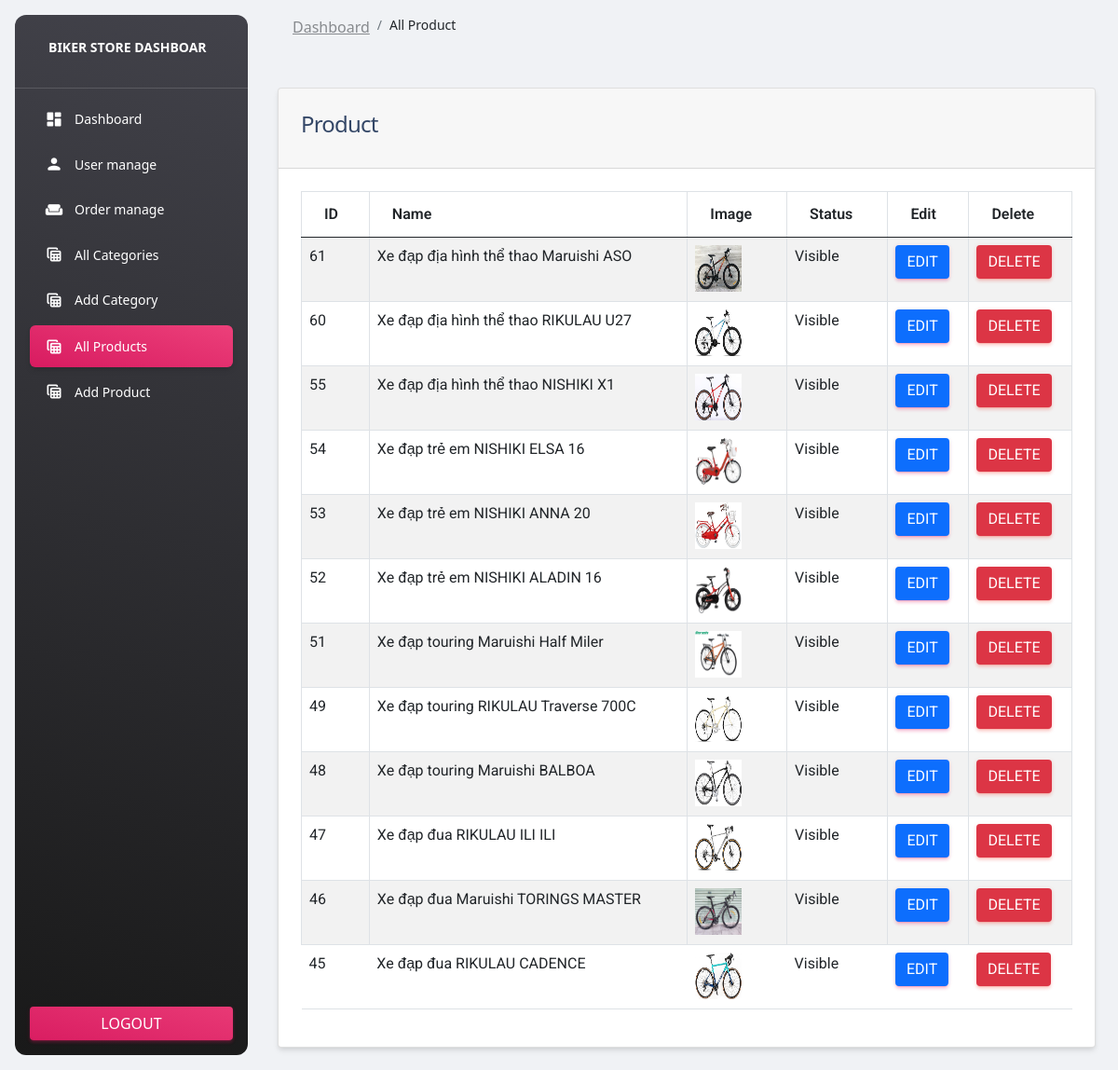
The app's page /admin/products.php (signed in) with its own data.
### tables this page shows
CREATE TABLE `products` (
  `id` int(11) NOT NULL,
  `category_id` int(11) NOT NULL,
  `name` varchar(191) NOT NULL,
  `slug` varchar(191) NOT NULL,
  `small_description` mediumtext NOT NULL,
  `description` mediumtext NOT NULL,
  `original_price` int(11) NOT NULL,
  `selling_price` int(11) NOT NULL,
  `image` varchar(191) NOT NULL,
  `qty` int(11) NOT NULL,
  `status` tinyint(4) NOT NULL,
  `created_at` timestamp NOT NULL DEFAULT current_timestamp()
);

### functions/myfunctions.php (called while the page is built, shortened)
<?php
include("../config/dbcon.php");
function getAll($table)
{
    global $conn;
    $query = "SELECT * FROM $table ORDER BY id DESC";
    return $query_run = mysqli_query($conn, $query);
}

### admin/products.php (the view, shortened to what this page needs)
<?php
include ("../admin/includes/header.php");
?>
<body>
<div class="container-fluid">
    <div class="row">
        <div class="col-md-12">
            <div class="card">
                <div class="card-header">
                    <h4>Product</h4>
                </div>
                <div class="card-body">
                    <table class="table table-bordered table-striped">
                        <thead>
                            <tr>
                                <th>ID</th>
                                <th>Name</th>
                                <th>image</th>
                                <th>Status</th>
                                <th>Edit</th>
                                <th>Delete</th>
                            </tr>
                        </thead>
                        <tbody>
                            <?php
                                $products= getAll("products");
                                if(mysqli_num_rows($products) >0)
                                {
                                    foreach($products as $item)
                                    {
                                    ?>
                                        <tr>
                                            <td><?= $item['id'];?> </td>
                                            <td><?= $item['name'];?></td>
                                            <td>
                                                <img src="../images/<?= $item['image']; ?>" width="50px" height="50px" alt="<?= $item['name'];?>">
                                            <td>
                                                <?= $item['status'] == '0' ? "Visible":"Hidden"?>
                                            </td>
                                            <td>
                                                <a href="edit-product.php?id=<?= $item['id'];?>" class="btn btn-primary">Edit</a>
                                            </td>
                                            <td>
                                                <form action="code.php" method="POST">
                                                    <button type="submit" name="delete_product_btn" class="btn btn-danger">Delete</button>
                                                </form>
                                            </td>
                                        </tr>
                                    <?php
                                    }
                                }else
                                {
                                    echo "No records found";
                                }
                            ?>
                        </tbody>
                    </table>
                </div>
            </div>
        </div>
    </div>
</div>
</body>

### admin/includes/header.php (shortened to what this page needs)
<!DOCTYPE html>
<html lang="en">
<head>
  <link id="pagestyle" href="assets/css/material-dashboard.min.css" rel="stylesheet" />
  <link id="pagestyle" href="assets/css/form.css" rel="stylesheet" />
  <link rel="stylesheet" href="//cdn.jsdelivr.net/npm/alertifyjs@1.13.1/build/css/alertify.min.css"/>
  <link rel="stylesheet" href="//cdn.jsdelivr.net/npm/alertifyjs@1.13.1/build/css/themes/bootstrap.min.css"/>
</head>
<body class="g-sidenav-show  bg-gray-200">
    <?php include("sidebar.php");?>
    <main class="main-content position-relative max-height-vh-100 h-100 border-radius-lg ">
    <?php include("navbar.php"); ?>
    <div class="container-fluid py-4">
</body>

### admin/includes/sidebar.php (shortened to what this page needs)
<?php
$page= substr($_SERVER['SCRIPT_NAME'], strripos($_SERVER['SCRIPT_NAME'],"/")+1);
 ?>
<aside class="sidenav navbar navbar-vertical navbar-expand-xs border-0 border-radius-xl my-3 fixed-start ms-3   bg-gradient-dark" id="sidenav-main">
    <div class="sidenav-header">
      <a class="navbar-brand m-0" href="#" target="_blank">
        <span class="ms-1 font-weight-bold text-white">BIKER STORE DASHBOAR</span>
      </a>
    </div>
    <hr class="horizontal light mt-0 mb-2">
    <div class="collapse navbar-collapse  w-auto" id="sidenav-collapse-main" style="height: 75vh">
      <ul class="navbar-nav">
        <li class="nav-item">
          <a class="nav-link text-white <?= $page== "index.php"? 'active bg-gradient-primary':'' ?>" href="../admin/index.php">
            <div class="text-white text-center me-2 d-flex align-items-center justify-content-center">
              <i class="material-icons opacity-10">dashboard</i>
            </div>
            <span class="nav-link-text ms-1">Dashboard</span>
          </a>
        </li>
        <li class="nav-item">
          <a class="nav-link text-white <?= $page== "user.php"? 'active bg-gradient-primary':'' ?>" href="user.php">
            <div class="text-white text-center me-2 d-flex align-items-center justify-content-center">
              <i class="material-icons opacity-10">person</i>
            </div>
            <span class="nav-link-text ms-1">User manage</span>
          </a>
        </li>
        <li class="nav-item">
          <a class="nav-link text-white <?= $page== "order.php"? 'active bg-gradient-primary':'' ?>" href="order.php">
            <div class="text-white text-center me-2 d-flex align-items-center justify-content-center">
              <i class="material-icons opacity-10">weekend</i>
            </div>
            <span class="nav-link-text ms-1">Order manage</span>
          </a>
        </li>
        <li class="nav-item">
          <a class="nav-link text-white <?= $page== "category.php"? 'active bg-gradient-primary':'' ?>" href="category.php">
            <div class="text-white text-center me-2 d-flex align-items-center justify-content-center">
              <i class="material-icons opacity-10">table_view</i>
            </div>
            <span class="nav-link-text ms-1">All Categories</span>
          </a>
        </li>
        <li class="nav-item">
          <a class="nav-link text-white <?= $page== "add-category.php"? 'active bg-gradient-primary':'' ?>" href="add-category.php">
            <div class="text-white text-center me-2 d-flex align-items-center justify-content-center">
              <i class="material-icons opacity-10">table_view</i>
            </div>
            <span class="nav-link-text ms-1">Add Category</span>
          </a>
        </li>
        <li class="nav-item">
          <a class="nav-link text-white <?= $page== "products.php"? 'active bg-gradient-primary':'' ?>" href="products.php">
            <div class="text-white text-center me-2 d-flex align-items-center justify-content-center">
              <i class="material-icons opacity-10">table_view</i>
            </div>
            <span class="nav-link-text ms-1">All Products</span>
          </a>
        </li>
        <li class="nav-item">
          <a class="nav-link text-white <?= $page== "add-product.php"? 'active bg-gradient-primary':'' ?>" href="add-product.php">
            <div class="text-white text-center me-2 d-flex align-items-center justify-content-center">
              <i class="material-icons opacity-10">table_view</i>
            </div>
            <span class="nav-link-text ms-1">Add Product</span>
          </a>
        </li>
      </ul>
    </div>
    <div class="sidenav-footer position-absolute w-100 bottom-0 ">
      <div class="mx-3">
        <a class="btn bg-gradient-primary mt-4 w-100" href="../logout.php" type="button">Logout</a>
      </div>
    </div>
</aside>

### admin/includes/navbar.php (shortened to what this page needs)
<?php
$page= substr($_SERVER['SCRIPT_NAME'], strripos($_SERVER['SCRIPT_NAME'],"/")+1);
 ?>
<nav class="navbar navbar-main navbar-expand-lg px-0 mx-4 shadow-none border-radius-xl" id="navbarBlur" navbar-scroll="true">
      <div class="container-fluid py-1 px-3">
        <nav aria-label="breadcrumb">
          <ol class="breadcrumb bg-transparent mb-0 pb-0 pt-1 px-0 me-sm-6 me-5">
            <li class="breadcrumb-item text-sm"><a class="opacity-5 text-dark" href="javascript:;"><p><b>Dashboard</b></p></a></li>
            <li class="breadcrumb-item text-sm text-dark active" aria-current="page">
              <?php
                if( $page== "index.php")
                {
                  echo " ";
                }
                else if($page== "category.php")
                {
                  echo "All Category";
                }
                else if($page== "add-category.php")
                {
                  echo "Add Category";
                }
                else if($page== "products.php")
                {
                  echo "All Product";
                }
              ?>
            </li>
          </ol>
        </nav>
      </div>
</nav>

### records on screen
products: id "61", name "Xe đạp địa hình thể thao Maruishi ASO", image (picture), status "Visible"
products: id "60", name "Xe đạp địa hình thể thao RIKULAU U27", image (picture), status "Visible"
products: id "55", name "Xe đạp địa hình thể thao NISHIKI X1", image (picture), status "Visible"
products: id "54", name "Xe đạp trẻ em NISHIKI ELSA 16", image (picture), status "Visible"
products: id "53", name "Xe đạp trẻ em NISHIKI ANNA 20", image (picture), status "Visible"
products: id "52", name "Xe đạp trẻ em NISHIKI ALADIN 16", image (picture), status "Visible"
products: id "51", name "Xe đạp touring Maruishi Half Miler", image (picture), status "Visible"
products: id "49", name "Xe đạp touring RIKULAU Traverse 700C", image (picture), status "Visible"
products: id "48", name "Xe đạp touring Maruishi BALBOA", image (picture), status "Visible"
products: id "47", name "Xe đạp đua RIKULAU ILI ILI", image (picture), status "Visible"
products: id "46", name "Xe đạp đua Maruishi TORINGS MASTER", image (picture), status "Visible"
products: id "45", name "Xe đạp đua RIKULAU CADENCE", image (picture), status "Visible"
